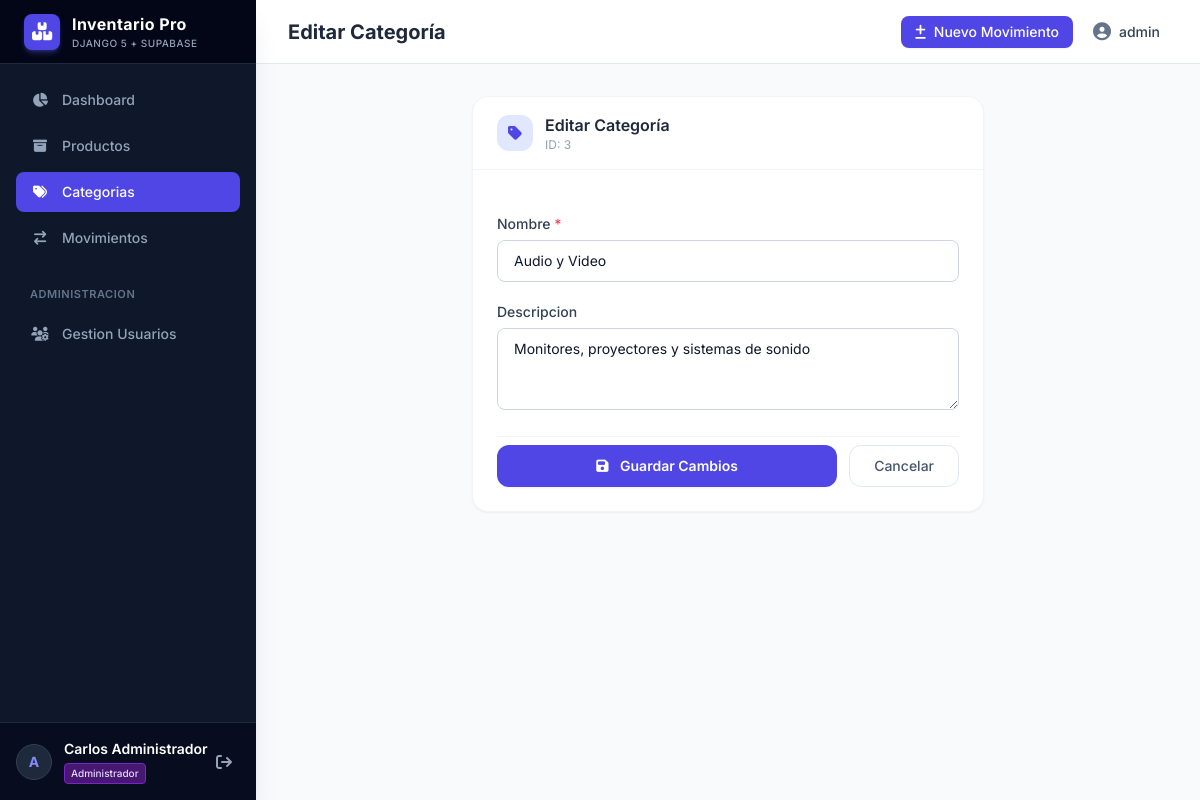
The page /categories/3/edit/ (signed in) on the database its author committed.
### inventory/models.py (models this page shows, shortened)
class CustomUser(AbstractUser):
    class Role(models.TextChoices):
        ADMIN = 'admin', _('Administrador')
        BODEGUERO = 'bodeguero', _('Jefe de Bodega')
        OPERARIO = 'operario', _('Operario')
    role = models.CharField(
        max_length=20,
        choices=Role.choices,
        default=Role.OPERARIO,
        verbose_name=_('Rol'),
        help_text=_('Define el perfil de acceso y permisos dentro del sistema.')
    )
    class Meta:
        verbose_name = _('Usuario')
        verbose_name_plural = _('Usuarios')
        ordering = ['id']
    @property
    def is_admin_role(self):
        return self.role.lower() == self.Role.ADMIN or self.is_superuser

class Category(models.Model):
    name = models.CharField(
        max_length=100,
        unique=True,
        verbose_name=_('Nombre')
    )
    description = models.TextField(
        blank=True,
        null=True,
        verbose_name=_('Descripción')
    )
    created_at = models.DateTimeField(
        auto_now_add=True,
        verbose_name=_('Fecha de Creación')
    )
    updated_at = models.DateTimeField(
        auto_now=True,
        verbose_name=_('Última Actualización')
    )
    class Meta:
        verbose_name = _('Categoría')
        verbose_name_plural = _('Categorías')
        ordering = ['name']

### inventory/views.py (the view)
# urls.py: path('categories/<int:pk>/edit/', category_update_view, name='category_update'),
@bodeguero_or_admin_required
def category_update_view(request, pk):
    category = get_object_or_404(Category, pk=pk)
    if request.method == 'POST':
        form = CategoryForm(request.POST, instance=category)
        if form.is_valid():
            form.save()
            messages.success(request, f'Categoría {category.name} actualizada.')
            return redirect('category_list')
    else:
        form = CategoryForm(instance=category)
    return render(request, 'inventory/category_form.html', {'form': form, 'category': category, 'title': 'Editar Categoría'})

### inventory/forms.py (shortened to what this page needs)
class CategoryForm(forms.ModelForm):
    class Meta:
        model = Category
        fields = ['name', 'description']
        widgets = {
            'name': forms.TextInput(attrs={'class': INPUT_CLASS, 'placeholder': 'Ej: Computacion'}),
            'description': forms.Textarea(attrs={'class': INPUT_CLASS, 'rows': 3, 'placeholder': 'Descripcion...'}),
        }

### templates/inventory/category_form.html (shortened to what this page needs)
{% extends 'base.html' %}
{% block header_title %}{{ title }}{% endblock %}
{% block content %}
<div class="max-w-lg mx-auto">
    <div class="bg-white rounded-2xl shadow-sm border border-slate-100 overflow-hidden">
        <div class="px-6 py-4 border-b border-slate-100 flex items-center gap-3">
            <div class="w-9 h-9 rounded-xl bg-indigo-100 flex items-center justify-center">
                <i class="fa-solid fa-tag text-indigo-600"></i>
            </div>
            <div>
                <h2 class="font-semibold text-slate-800">{{ title }}</h2>
                {% if category %}<p class="text-xs text-slate-400">ID: {{ category.pk }}</p>{% endif %}
            </div>
        </div>
        <form method="post" class="p-6 space-y-5">
            <div>
                <label class="block text-sm font-medium text-slate-700 mb-1.5">Nombre <span class="text-rose-500">*</span></label>
                {{ form.name }}
            </div>
            <div>
                <label class="block text-sm font-medium text-slate-700 mb-1.5">Descripcion</label>
                {{ form.description }}
            </div>
            <div class="flex gap-3 pt-2 border-t border-slate-100">
                <button type="submit" class="flex-1 py-2.5 rounded-xl bg-indigo-600 hover:bg-indigo-700 text-white font-semibold text-sm transition-colors shadow-sm">
                    <i class="fa-solid fa-floppy-disk mr-2"></i>
                    {% if category %}Guardar Cambios{% else %}Crear Categoria{% endif %}
                </button>
                <a href="{% url 'category_list' %}" class="px-6 py-2.5 rounded-xl border border-slate-200 text-slate-600 text-sm font-medium hover:bg-slate-50 transition-colors">Cancelar</a>
            </div>
        </form>
    </div>
</div>
{% endblock %}

### templates/base.html (shortened to what this page needs)
<!DOCTYPE html>
<html lang="es" class="h-full bg-slate-50">
<head>
    <script src="https://cdn.tailwindcss.com"></script>
    <link rel="stylesheet" href="https://cdnjs.cloudflare.com/ajax/libs/font-awesome/6.5.1/css/all.min.css">
</head>
<body class="h-full text-slate-800 antialiased" x-data="{ sidebarOpen: false }">
    <div class="min-h-full flex">
        <aside
            :class="sidebarOpen ? 'translate-x-0' : '-translate-x-full'"
            class="fixed inset-y-0 left-0 z-50 w-64 bg-slate-900 text-slate-300 transition-transform duration-300 ease-in-out md:translate-x-0 md:static md:inset-0 flex flex-col justify-between shadow-xl"
        >
            <div>
                <div class="h-16 flex items-center px-6 bg-slate-950 border-b border-slate-800">
                    <div class="flex items-center gap-3">
                        <div class="w-9 h-9 rounded-lg bg-indigo-600 flex items-center justify-center text-white shadow-md shadow-indigo-500/30">
                            <i class="fa-solid fa-boxes-stacked text-lg"></i>
                        </div>
                        <div>
                            <span class="font-bold text-white tracking-wide text-base">Inventario Pro</span>
                            <span class="block text-[10px] text-slate-400 font-medium uppercase tracking-wider">Django 5 + Supabase</span>
                        </div>
                    </div>
                </div>
                <nav class="p-4 space-y-1.5">
                    <a href="{% url 'dashboard' %}" class="flex items-center gap-3 px-3.5 py-2.5 rounded-lg text-sm font-medium transition-colors {% if request.resolver_match.url_name == 'dashboard' %}bg-indigo-600 text-white shadow-sm{% else %}hover:bg-slate-800 hover:text-white text-slate-400{% endif %}">
                        <i class="fa-solid fa-chart-pie w-5 text-center"></i>
                        <span>Dashboard</span>
                    </a>
                    <a href="{% url 'product_list' %}" class="flex items-center gap-3 px-3.5 py-2.5 rounded-lg text-sm font-medium transition-colors {% if 'product' in request.resolver_match.url_name %}bg-indigo-600 text-white shadow-sm{% else %}hover:bg-slate-800 hover:text-white text-slate-400{% endif %}">
                        <i class="fa-solid fa-box-archive w-5 text-center"></i>
                        <span>Productos</span>
                    </a>
                    <a href="{% url 'category_list' %}" class="flex items-center gap-3 px-3.5 py-2.5 rounded-lg text-sm font-medium transition-colors {% if 'category' in request.resolver_match.url_name %}bg-indigo-600 text-white shadow-sm{% else %}hover:bg-slate-800 hover:text-white text-slate-400{% endif %}">
                        <i class="fa-solid fa-tags w-5 text-center"></i>
                        <span>Categorias</span>
                    </a>
                    <a href="{% url 'transaction_list' %}" class="flex items-center gap-3 px-3.5 py-2.5 rounded-lg text-sm font-medium transition-colors {% if 'transaction' in request.resolver_match.url_name %}bg-indigo-600 text-white shadow-sm{% else %}hover:bg-slate-800 hover:text-white text-slate-400{% endif %}">
                        <i class="fa-solid fa-arrow-right-arrow-left w-5 text-center"></i>
                        <span>Movimientos</span>
                    </a>
                    {% if user.is_admin_role %}
                    <div class="pt-4 pb-1">
                        <span class="px-3.5 text-[11px] font-semibold text-slate-500 uppercase tracking-wider">Administracion</span>
                    </div>
                    <a href="{% url 'user_list' %}" class="flex items-center gap-3 px-3.5 py-2.5 rounded-lg text-sm font-medium transition-colors {% if 'user' in request.resolver_match.url_name %}bg-indigo-600 text-white shadow-sm{% else %}hover:bg-slate-800 hover:text-white text-slate-400{% endif %}">
                        <i class="fa-solid fa-users-gear w-5 text-center"></i>
                        <span>Gestion Usuarios</span>
                    </a>
                    {% endif %}
                </nav>
            </div>
            <div class="p-4 border-t border-slate-800 bg-slate-950/60">
                <div class="flex items-center justify-between">
                    <div class="flex items-center gap-3 overflow-hidden">
                        <div class="w-9 h-9 rounded-full bg-slate-800 border border-slate-700 flex items-center justify-center font-bold text-sm text-indigo-400 shrink-0">
                            {{ user.username|make_list|first|upper }}
                        </div>
                        <div class="truncate">
                            <p class="text-sm font-semibold text-white truncate">{{ user.get_full_name|default:user.username }}</p>
                            <span class="inline-flex items-center px-1.5 py-0.5 rounded text-[10px] font-medium
                                {% if user.role == 'admin' %}bg-purple-900/80 text-purple-200 border border-purple-700
                                {% elif user.role == 'bodeguero' %}bg-blue-900/80 text-blue-200 border border-blue-700
                                {% else %}bg-emerald-900/80 text-emerald-200 border border-emerald-700{% endif %}">
                                {{ user.get_role_display }}
                            </span>
                        </div>
                    </div>
                    <a href="{% url 'logout' %}" title="Cerrar sesion" class="p-2 text-slate-400 hover:text-rose-400 hover:bg-slate-800 rounded-lg transition-colors">
                        <i class="fa-solid fa-arrow-right-from-bracket"></i>
                    </a>
                </div>
            </div>
        </aside>
        <div class="flex-1 flex flex-col min-w-0 overflow-hidden">
            <header class="h-16 bg-white border-b border-slate-200 flex items-center justify-between px-4 sm:px-6 lg:px-8 shrink-0">
                <div class="flex items-center gap-4">
                    <h1 class="text-lg sm:text-xl font-bold text-slate-800">
                        {% block header_title %}Panel de Control{% endblock %}
                    </h1>
                </div>
                <div class="flex items-center gap-3">
                    <a href="{% url 'transaction_create' %}" class="inline-flex items-center gap-2 px-3.5 py-1.5 rounded-lg bg-indigo-600 text-white hover:bg-indigo-700 text-sm font-medium shadow-sm transition-all">
                        <i class="fa-solid fa-plus-minus"></i>
                        <span class="hidden sm:inline">Nuevo Movimiento</span>
                    </a>
                    <a href="{% url 'profile' %}" class="p-2 text-slate-500 hover:text-slate-700 rounded-lg hover:bg-slate-100 text-sm flex items-center gap-2">
                        <i class="fa-solid fa-user-circle text-lg"></i>
                        <span class="hidden md:inline font-medium text-slate-700">{{ user.username }}</span>
                    </a>
                </div>
            </header>
            <main class="flex-1 overflow-y-auto p-4 sm:p-6 lg:p-8 bg-slate-50">
                {% block content %}{% endblock %}
            </main>
        </div>
    </div>
</body>
</html>

### templates/base.html (style rules this page uses)
body { font-family: 'Inter', sans-serif; }

### rows shown on the page
CustomUser: username|make_list "A", get_full_name "Carlos Administrador", role "Administrador", username "admin"
Category: pk "3", name "Audio y Video", description "Monitores, proyectores y sistemas de sonido"

### other values the page prints
{{ title }} "Editar Categoría"
